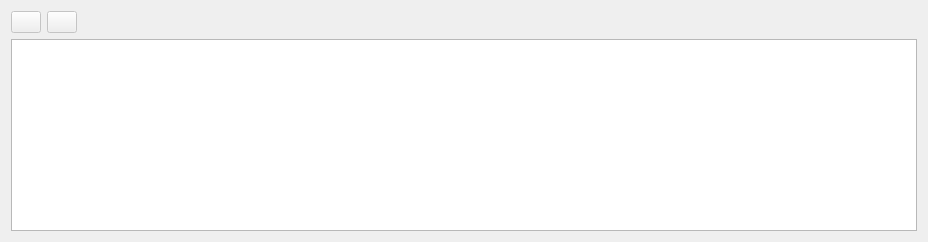
         <widget class="QWidget" name="tab_6">
          <attribute name="title">
           <string>Líneas pedido</string>
          </attribute>
          <layout class="QGridLayout" name="gridLayout_9">
           <item row="1" column="0" colspan="4">
            <widget class="QTableView" name="Lineas">
             <property name="horizontalScrollBarPolicy">
              <enum>Qt::ScrollBarAsNeeded</enum>
             </property>
             <property name="alternatingRowColors">
              <bool>true</bool>
             </property>
             <property name="selectionMode">
              <enum>QAbstractItemView::SingleSelection</enum>
             </property>
             <property name="selectionBehavior">
              <enum>QAbstractItemView::SelectRows</enum>
             </property>
             <property name="gridStyle">
              <enum>Qt::DotLine</enum>
             </property>
             <property name="cornerButtonEnabled">
              <bool>true</bool>
             </property>
             <attribute name="horizontalHeaderStretchLastSection">
              <bool>true</bool>
             </attribute>
             <attribute name="verticalHeaderVisible">
              <bool>false</bool>
             </attribute>
            </widget>
           </item>
           <item row="0" column="0">
            <widget class="QPushButton" name="btnAnadirLinea">
             <property name="enabled">
              <bool>false</bool>
             </property>
             <property name="maximumSize">
              <size>
               <width>30</width>
               <height>16777215</height>
              </size>
             </property>
             <property name="toolTip">
              <string>Añadir línea con los datos cargados</string>
             </property>
             <property name="text">
              <string/>
             </property>
             <property name="icon">
              <iconset resource="../maya.qrc">
               <normaloff>:/Icons/PNG/add.png</normaloff>:/Icons/PNG/add.png</iconset>
             </property>
            </widget>
           </item>
           <item row="0" column="2" colspan="2">
            <spacer name="horizontalSpacer_2">
             <property name="orientation">
              <enum>Qt::Horizontal</enum>
             </property>
             <property name="sizeHint" stdset="0">
              <size>
               <width>834</width>
               <height>20</height>
              </size>
             </property>
            </spacer>
           </item>
           <item row="0" column="1">
            <widget class="QPushButton" name="btn_borrarLinea">
             <property name="enabled">
              <bool>false</bool>
             </property>
             <property name="maximumSize">
              <size>
               <width>30</width>
               <height>16777215</height>
              </size>
             </property>
             <property name="text">
              <string/>
             </property>
             <property name="icon">
              <iconset resource="../maya.qrc">
               <normaloff>:/Icons/PNG/Delete.png</normaloff>:/Icons/PNG/Delete.png</iconset>
             </property>
            </widget>
           </item>
          </layout>
         </widget>
